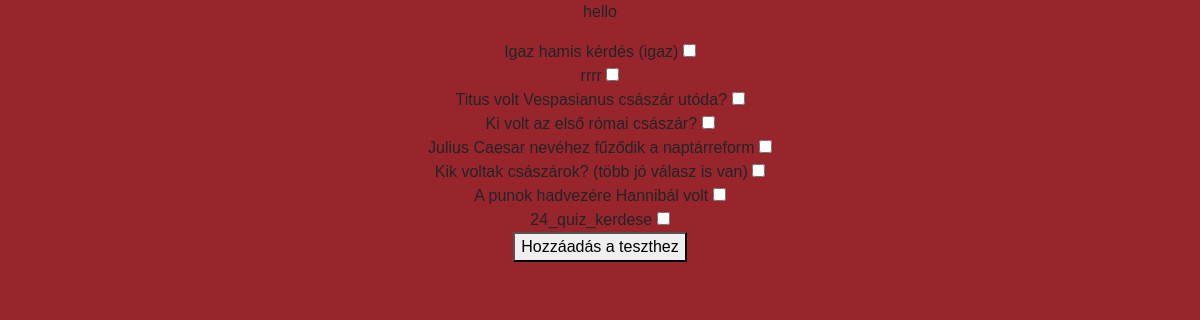
The app's page /test/25/select-questions/ with its own data.
### roman_map/models.py (models this page shows, shortened)
class Question(models.Model):
    id = models.BigAutoField(primary_key=True)
    QUESTION_TYPES = [
        ('mc', 'Több válasz'),
        ('tf', 'Igaz/Hamis')
    ]
    def validate_positiv_number(value):
        if value < 0:
            raise ValidationError(
                ('%(value)s kisebb min 0.'),
                params={'value': value},
            )
    quiz = models.ForeignKey(Quiz, on_delete=models.SET_NULL, related_name='questions', null=True, blank=True)
    text = models.CharField(max_length=255, blank=False)
    question_type = models.CharField(max_length=2, choices=QUESTION_TYPES)
    points = models.PositiveIntegerField(default=0, validators=[validate_positiv_number])

### roman_map/views.py (the view, shortened to what this page needs)
# urls.py: path('test/<int:quiz_id>/select-questions/', view=views.kerdes_kivalasztasa, name="kerdes_kivalasztasa"),
def kerdes_kivalasztasa(request, quiz_id):
    try:
        questions = Question.objects.filter(~Q(quiz = quiz_id))
        return render(request, 'quiz/select_questions.html', {"questions":questions})
    except Question.DoesNotExist as e:
        db_logger.error("Hiba: A kérdés nem található"+str(e))
        messages.error(request, "Hiba: A kérdés nem található!")
        return redirect("teszt_reszletei", quiz_id=quiz.id)
    except Quiz.DoesNotExist as e:
        db_logger.error("Hiba: a teszt nem található"+str(e))
        messages.error(request, "Hiba. A teszt nem található!")
        return redirect("teszt_reszletei", quiz_id=quiz.id)
    except Exception as e:
        db_logger.error("Hiba: "+str(e))
        messages.error(request, "Hiba a kérdések hozzáadása során!")
        return redirect("teszt_reszletei", quiz_id=quiz.id)

### roman_map/templates/quiz/select_questions.html (shortened to what this page needs)
{% extends "quiz/test.html" %}
{% block content %}
<p>hello</p>
<form action="" method="post">
    {% for question in questions %}
            <label for="{{question.id}}">{{question.text}}</label>
            <input type="checkbox" id="{{question.id}}" name="questions" value="{{question.id}}"><br>
    {% endfor %}
    <button type="submit">Hozzáadás a teszthez</button>
</form>
{% endblock content %}

### roman_map/static/styles/tests.css (style rules this page uses)
.tests-background { font-family: Arial, sans-serif; text-align: center; background-color: #98252c; }

### records on screen
Question: text "Igaz hamis kérdés (igaz)"
Question: text "rrrr"
Question: text "Titus volt Vespasianus császár utóda?"
Question: text "Ki volt az első római császár?"
Question: text "Julius Caesar nevéhez fűződik a naptárreform"
Question: text "Kik voltak császárok? (több jó válasz is van)"
Question: text "A punok hadvezére Hannibál volt"
Question: text "24_quiz_kerdese"
